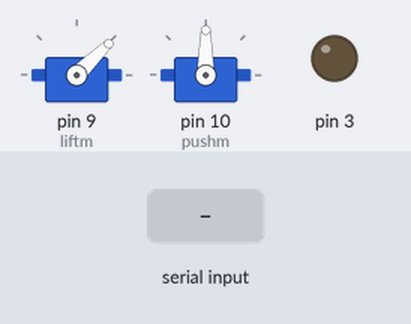
Bench run of a sketch on a simulated Arduino Uno, built with avr-gcc and run on an emulated ATmega328P. Shown: 2 × servo, output pins drawn as LEDs (lit = HIGH). Inputs (shaded band) come from the test bench. What the sketch prints to the serial monitor is not drawn.

Above: at 3.2 s.
3.3 s: "2" received over Serial
At 4.6 s:
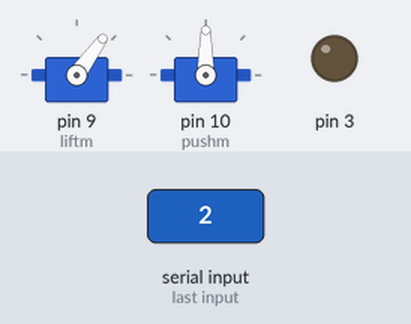
4.9 s: "2" received over Serial
At 5.9 s:
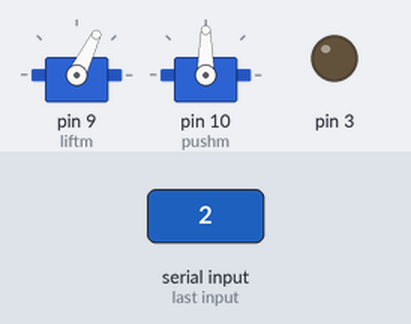
6.5 s: "8" received over Serial
At 7.7 s:
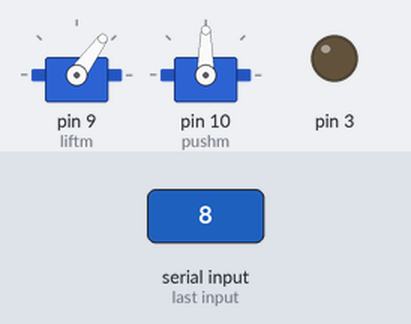
Timing chart, 0 to 9.5 s (numbered marks = the images above; inputs shaded):
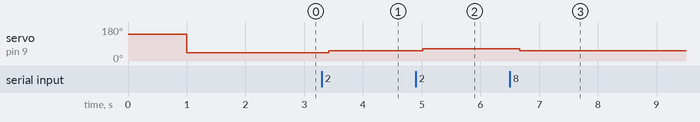

Measured:
- after the input at 3.3 s, servo on pin 9 (liftm): 44° → 54° after 0.12 s
- after the input at 4.9 s, servo on pin 9 (liftm): 54° → 64° after 0.12 s
- after the input at 6.5 s, servo on pin 9 (liftm): 64° → 54° after 0.17 s

The sketch:

hover_basics.ino
```cpp
#include <Servo.h>
Servo liftm;
Servo pushm;
#define state 2
int data;
int lift=1000;
int push=1000;
int mini=1000;
int maxi=2000;

void setup() {
  // put your setup code here, to run once:
  Serial.begin(9600);
  liftm.attach(9);
  pushm.attach(10);

  pinMode(2,INPUT);
  pinMode(3,OUTPUT);
  digitalWrite(3,LOW);


  pinMode(A0,INPUT);

  liftm.writeMicroseconds(maxi);
   delay(1000);
    liftm.writeMicroseconds(mini);
   delay(1000);

}

void loop() {
  // put your main code here, to run repeatedly:
 // Serial.print("initial lift");
  //Serial.println(lift);

/*if(digitalRead(state)==0)
{
  Serial.print("                                                                                                       Bluetooth not connected         Calibration Mode");
  data=analogRead(A0);
  Serial.print(data);
  Serial.print(" ----->   ");
  data=map(data,0,1023,mini,maxi);
  liftm.writeMicroseconds(data);
  Serial.println(data);
}*/

if(Serial.available())
{
  //Serial.print("                                                                                                           Bluetooth Connected");
  data=Serial.read();
 Serial.print("                                                                                                                                              \t           recieved : ");
Serial.println(data);

if(data=='2')
{
  if(lift!=maxi)
  {
    lift=lift+100;
    Serial.println(lift);
    //delay(50);

  }
}

if(data=='8')
{
  if(lift!=mini)
  {
    lift=lift-100;
    Serial.println(lift);
    delay(50);
  }
}

}

liftm.writeMicroseconds(lift);


}
```
